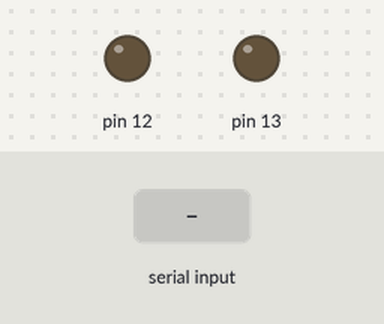
Recording of a sketch running on a simulated Arduino Uno, built with avr-gcc and run on an emulated ATmega328P. Parts: output pins drawn as LEDs (lit = HIGH). The inputs (shaded band) are chosen by the test bench.

Above: at 1.2 s.
1.3 s: "t\n" received over Serial
At 2.4 s:
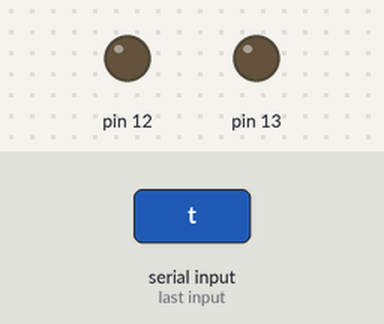
2.9 s: "s\n" received over Serial
At 3.5 s:
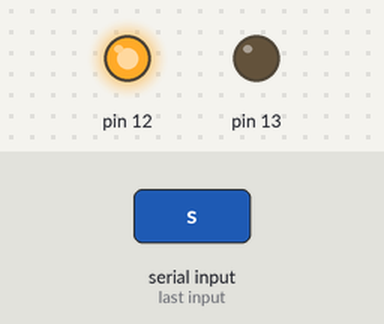
Timing chart, 0 to 9.4 s (numbered marks = the images above; inputs shaded):
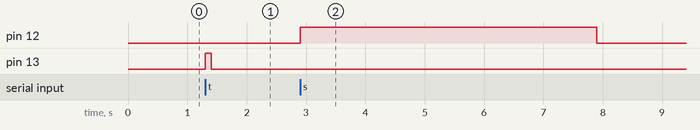

The sketch:

KittyCar.ino
```cpp
String inputString = "";         // a string to hold incoming data
boolean stringComplete = false;  // whether the string is complete

void setup() {
  // initialize serial:
  Serial.begin(9600);
  // reserve 200 bytes for the inputString:
  inputString.reserve(200);

  // pin 13 triggers the Frolic BOLT
  pinMode(13, OUTPUT);
  digitalWrite(13, LOW);

  // pin 12 triggers the auto-feeder
  pinMode(12, OUTPUT);
  digitalWrite(12, LOW);
}

void loop() {
  if (stringComplete) {

    if (inputString[0] == 't'){
      digitalWrite(13, HIGH);
      delay(100);
      digitalWrite(13, LOW);
    }
    else if(inputString[0] == 's'){
      digitalWrite(12, HIGH);
      delay(5000);
      digitalWrite(12, LOW);
    }
    //Serial.println(inputString);
    // clear the string:
    inputString = "";
    stringComplete = false;
  }
}

/*
  SerialEvent occurs whenever a new data comes in the
 hardware serial RX.  This routine is run between each
 time loop() runs, so using delay inside loop can delay
 response.  Multiple bytes of data may be available.
 */
void serialEvent() {
  while (Serial.available()) {
    // get the new byte:
    char inChar = (char)Serial.read();
    // add it to the inputString:
    inputString += inChar;
    // if the incoming character is a newline, set a flag
    // so the main loop can do something about it:
    if (inChar == '\n') {
      stringComplete = true;
    }
  }
}
```

Measured:
- after the input at 1.3 s, pin 13: LOW → HIGH at once, → LOW 0.10 s later
- after the input at 2.9 s, pin 12: LOW → HIGH at once, → LOW 5.0 s later
